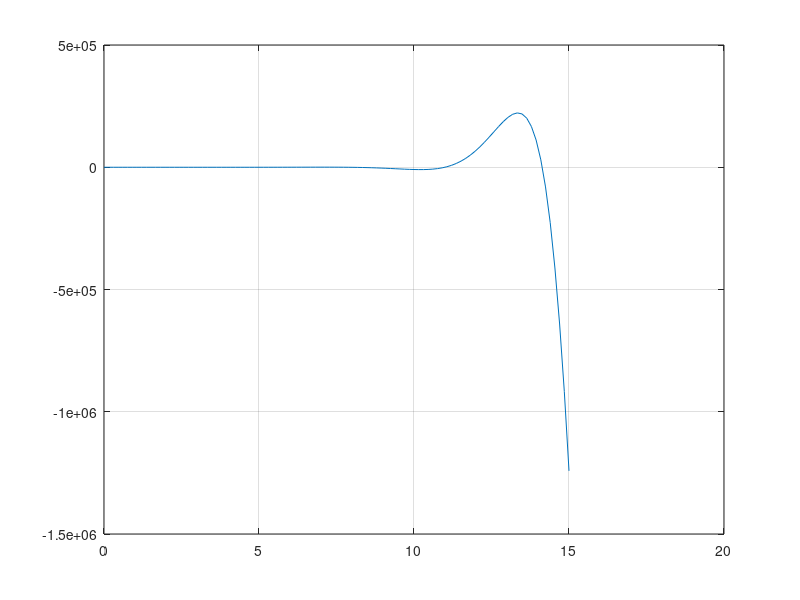

MATLAB code to generate this figure:
function ej35p3

x = linspace (0,15);
f = @(x) cos(x).*cosh(x) +1;

plot (x, f(x))
grid on

sol1 = fzero (f, 10);

sol2 = fzero (f,13);

disp (sol1)
disp (sol2)
